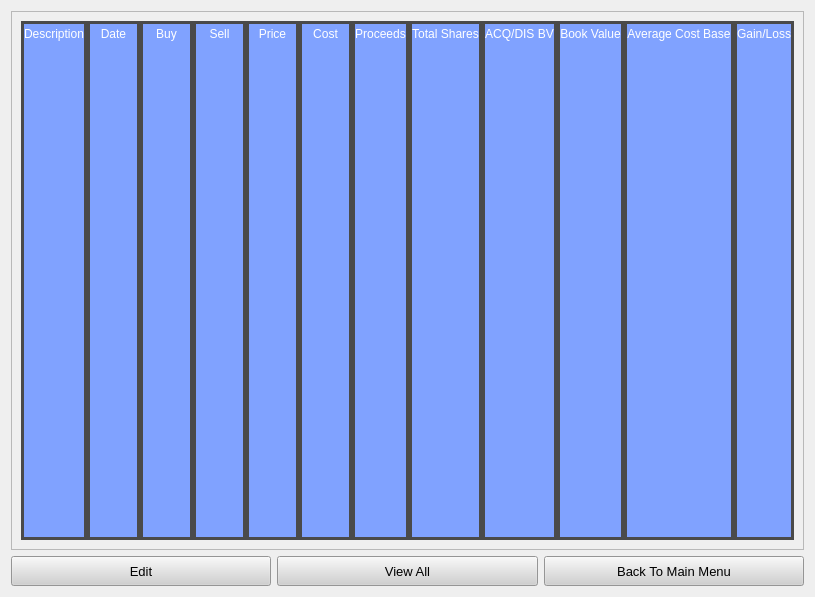
<?xml version="1.0" encoding="UTF-8"?>
<ui version="4.0">
 <class>TransactionScreen</class>
 <widget class="QWidget" name="TransactionScreen">
  <property name="geometry">
   <rect>
    <x>0</x>
    <y>0</y>
    <width>815</width>
    <height>597</height>
   </rect>
  </property>
  <property name="windowTitle">
   <string>Form</string>
  </property>
  <property name="styleSheet">
   <string notr="true"/>
  </property>
  <layout class="QVBoxLayout" name="verticalLayout">
   <item>
    <widget class="QScrollArea" name="scrollArea">
     <property name="widgetResizable">
      <bool>true</bool>
     </property>
     <widget class="QWidget" name="scrollAreaWidgetContents">
      <property name="geometry">
       <rect>
        <x>0</x>
        <y>0</y>
        <width>795</width>
        <height>539</height>
       </rect>
      </property>
      <layout class="QGridLayout" name="gridLayout_3">
       <item row="0" column="0">
        <layout class="QGridLayout" name="transactions">
         <property name="horizontalSpacing">
          <number>0</number>
         </property>
         <property name="verticalSpacing">
          <number>10</number>
         </property>
         <item row="0" column="8">
          <widget class="QLabel" name="acq">
           <property name="minimumSize">
            <size>
             <width>0</width>
             <height>30</height>
            </size>
           </property>
           <property name="styleSheet">
            <string notr="true">background-color: rgb(128, 162, 255);
color: rgb(255, 255, 255);
border: 3px solid rgb(74, 74, 74);</string>
           </property>
           <property name="text">
            <string>ACQ/DIS BV</string>
           </property>
           <property name="alignment">
            <set>Qt::AlignHCenter|Qt::AlignTop</set>
           </property>
          </widget>
         </item>
         <item row="0" column="2">
          <widget class="QLabel" name="buy">
           <property name="minimumSize">
            <size>
             <width>0</width>
             <height>30</height>
            </size>
           </property>
           <property name="styleSheet">
            <string notr="true">background-color: rgb(128, 162, 255);
color: rgb(255, 255, 255);
border: 3px solid rgb(74, 74, 74);</string>
           </property>
           <property name="text">
            <string>Buy</string>
           </property>
           <property name="alignment">
            <set>Qt::AlignHCenter|Qt::AlignTop</set>
           </property>
          </widget>
         </item>
         <item row="0" column="11">
          <widget class="QLabel" name="gainLoss">
           <property name="minimumSize">
            <size>
             <width>0</width>
             <height>30</height>
            </size>
           </property>
           <property name="styleSheet">
            <string notr="true">background-color: rgb(128, 162, 255);
color: rgb(255, 255, 255);
border: 3px solid rgb(74, 74, 74);</string>
           </property>
           <property name="text">
            <string>Gain/Loss</string>
           </property>
           <property name="alignment">
            <set>Qt::AlignHCenter|Qt::AlignTop</set>
           </property>
          </widget>
         </item>
         <item row="0" column="4">
          <widget class="QLabel" name="price">
           <property name="minimumSize">
            <size>
             <width>0</width>
             <height>30</height>
            </size>
           </property>
           <property name="styleSheet">
            <string notr="true">background-color: rgb(128, 162, 255);
color: rgb(255, 255, 255);
border: 3px solid rgb(74, 74, 74);</string>
           </property>
           <property name="text">
            <string>Price</string>
           </property>
           <property name="alignment">
            <set>Qt::AlignHCenter|Qt::AlignTop</set>
           </property>
          </widget>
         </item>
         <item row="0" column="5">
          <widget class="QLabel" name="cost">
           <property name="minimumSize">
            <size>
             <width>0</width>
             <height>30</height>
            </size>
           </property>
           <property name="styleSheet">
            <string notr="true">background-color: rgb(128, 162, 255);
color: rgb(255, 255, 255);
border: 3px solid rgb(74, 74, 74);</string>
           </property>
           <property name="text">
            <string>Cost</string>
           </property>
           <property name="alignment">
            <set>Qt::AlignHCenter|Qt::AlignTop</set>
           </property>
          </widget>
         </item>
         <item row="0" column="10">
          <widget class="QLabel" name="avgCB">
           <property name="minimumSize">
            <size>
             <width>0</width>
             <height>30</height>
            </size>
           </property>
           <property name="styleSheet">
            <string notr="true">background-color: rgb(128, 162, 255);
color: rgb(255, 255, 255);
border: 3px solid rgb(74, 74, 74);</string>
           </property>
           <property name="text">
            <string>Average Cost Base</string>
           </property>
           <property name="alignment">
            <set>Qt::AlignHCenter|Qt::AlignTop</set>
           </property>
          </widget>
         </item>
         <item row="0" column="1">
          <widget class="QLabel" name="date">
           <property name="minimumSize">
            <size>
             <width>0</width>
             <height>30</height>
            </size>
           </property>
           <property name="styleSheet">
            <string notr="true">background-color: rgb(128, 162, 255);
color: rgb(255, 255, 255);
border: 3px solid rgb(74, 74, 74);</string>
           </property>
           <property name="text">
            <string>Date</string>
           </property>
           <property name="alignment">
            <set>Qt::AlignHCenter|Qt::AlignTop</set>
           </property>
          </widget>
         </item>
         <item row="0" column="0">
          <widget class="QLabel" name="description">
           <property name="minimumSize">
            <size>
             <width>0</width>
             <height>30</height>
            </size>
           </property>
           <property name="styleSheet">
            <string notr="true">background-color: rgb(128, 162, 255);
color: rgb(255, 255, 255);
border: 3px solid rgb(74, 74, 74);</string>
           </property>
           <property name="text">
            <string>Description</string>
           </property>
           <property name="alignment">
            <set>Qt::AlignHCenter|Qt::AlignTop</set>
           </property>
          </widget>
         </item>
         <item row="0" column="3">
          <widget class="QLabel" name="sell">
           <property name="minimumSize">
            <size>
             <width>0</width>
             <height>30</height>
            </size>
           </property>
           <property name="styleSheet">
            <string notr="true">background-color: rgb(128, 162, 255);
color: rgb(255, 255, 255);
border: 3px solid rgb(74, 74, 74);</string>
           </property>
           <property name="text">
            <string>Sell</string>
           </property>
           <property name="alignment">
            <set>Qt::AlignHCenter|Qt::AlignTop</set>
           </property>
          </widget>
         </item>
         <item row="0" column="9">
          <widget class="QLabel" name="bookValue">
           <property name="minimumSize">
            <size>
             <width>0</width>
             <height>30</height>
            </size>
           </property>
           <property name="styleSheet">
            <string notr="true">background-color: rgb(128, 162, 255);
color: rgb(255, 255, 255);
border: 3px solid rgb(74, 74, 74);</string>
           </property>
           <property name="text">
            <string>Book Value</string>
           </property>
           <property name="alignment">
            <set>Qt::AlignHCenter|Qt::AlignTop</set>
           </property>
          </widget>
         </item>
         <item row="0" column="6">
          <widget class="QLabel" name="proceeds">
           <property name="minimumSize">
            <size>
             <width>0</width>
             <height>30</height>
            </size>
           </property>
           <property name="styleSheet">
            <string notr="true">background-color: rgb(128, 162, 255);
color: rgb(255, 255, 255);
border: 3px solid rgb(74, 74, 74);</string>
           </property>
           <property name="text">
            <string>Proceeds</string>
           </property>
           <property name="alignment">
            <set>Qt::AlignHCenter|Qt::AlignTop</set>
           </property>
          </widget>
         </item>
         <item row="0" column="7">
          <widget class="QLabel" name="totalShares">
           <property name="styleSheet">
            <string notr="true">background-color: rgb(128, 162, 255);
color: rgb(255, 255, 255);
border: 3px solid rgb(74, 74, 74);</string>
           </property>
           <property name="text">
            <string>Total Shares</string>
           </property>
           <property name="alignment">
            <set>Qt::AlignHCenter|Qt::AlignTop</set>
           </property>
          </widget>
         </item>
        </layout>
       </item>
      </layout>
     </widget>
    </widget>
   </item>
   <item>
    <layout class="QHBoxLayout" name="horizontalLayout">
     <item>
      <widget class="QPushButton" name="edit">
       <property name="minimumSize">
        <size>
         <width>0</width>
         <height>30</height>
        </size>
       </property>
       <property name="font">
        <font>
         <family>Microsoft Sans Serif</family>
         <pointsize>10</pointsize>
        </font>
       </property>
       <property name="styleSheet">
        <string notr="true">background-color: rgb(208, 208, 208);
</string>
       </property>
       <property name="text">
        <string>Edit</string>
       </property>
      </widget>
     </item>
     <item>
      <widget class="QPushButton" name="viewAll">
       <property name="minimumSize">
        <size>
         <width>0</width>
         <height>30</height>
        </size>
       </property>
       <property name="font">
        <font>
         <family>Microsoft Sans Serif</family>
         <pointsize>10</pointsize>
        </font>
       </property>
       <property name="styleSheet">
        <string notr="true">background-color: rgb(208, 208, 208);
</string>
       </property>
       <property name="text">
        <string>View All</string>
       </property>
      </widget>
     </item>
     <item>
      <widget class="QPushButton" name="back">
       <property name="minimumSize">
        <size>
         <width>0</width>
         <height>30</height>
        </size>
       </property>
       <property name="font">
        <font>
         <family>Microsoft Sans Serif</family>
         <pointsize>10</pointsize>
        </font>
       </property>
       <property name="styleSheet">
        <string notr="true">background-color: rgb(208, 208, 208);
</string>
       </property>
       <property name="text">
        <string>Back To Main Menu</string>
       </property>
      </widget>
     </item>
    </layout>
   </item>
  </layout>
 </widget>
 <resources/>
 <connections/>
</ui>
